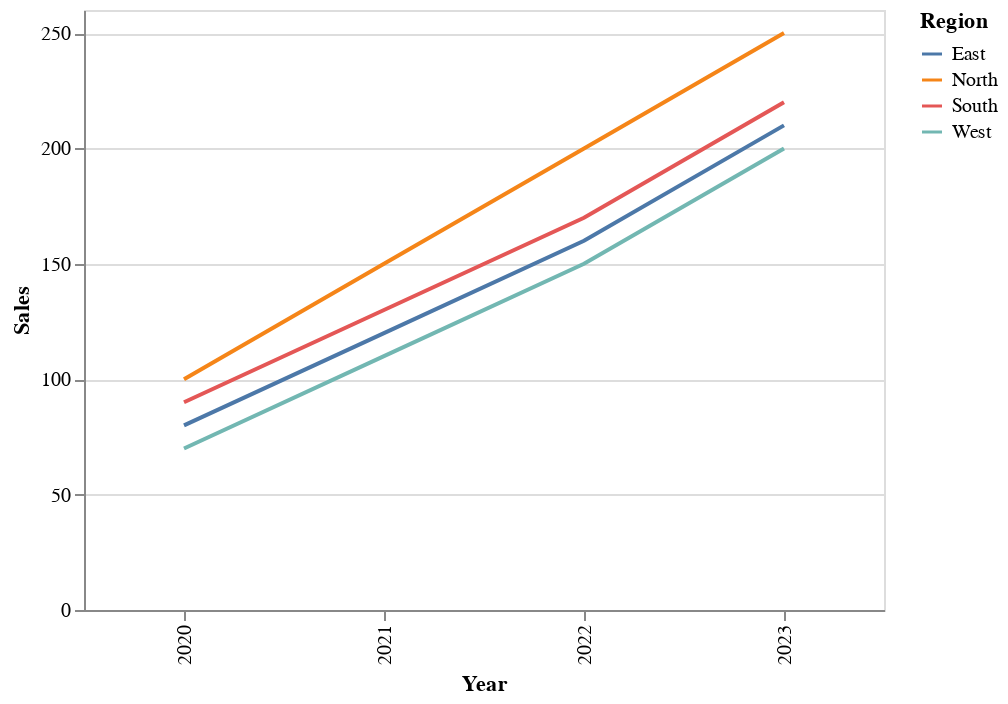

Notebook cell for this chart:
### Markdown cell above
## 5.2 Tidy Format (So Much Simpler)



A single command, no need to list the regions. Altair **automatically** creates multiple lines, coloring by `Region`.

### Code cell
chart_tidy = alt.Chart(tidy_df).mark_line().encode(
    x="Year:O",
    y="Sales:Q",
    color="Region:N"
).properties(
    width=400,
    height=300
).interactive()

chart_tidy

### Figure 1 — Vega-Lite specification as saved in the notebook (floating-point values rounded to 4 significant figures)
{"config": {"view": {"continuousWidth": 300, "continuousHeight": 300}}, "data": {"name": "data-6f6c8d1c283535f69472a98c822b4244"}, "mark": {"type": "line"}, "encoding": {"color": {"field": "Region", "type": "nominal"}, "x": {"field": "Year", "type": "ordinal"}, "y": {"field": "Sales", "type": "quantitative"}}, "height": 300, "params": [{"name": "param_1", "select": {"type": "interval", "encodings": ["x", "y"]}, "bind": "scales"}], "width": 400, "$schema": "https://vega.github.io/schema/vega-lite/v5.20.1.json", "datasets": {"data-6f6c8d1c283535f69472a98c822b4244": [{"Year": 2020, "Region": "North", "Sales": 100}, {"Year": 2021, "Region": "North", "Sales": 150}, {"Year": 2022, "Region": "North", "Sales": 200}, {"Year": 2023, "Region": "North", "Sales": 250}, {"Year": 2020, "Region": "South", "Sales": 90}, {"Year": 2021, "Region": "South", "Sales": 130}, {"Year": 2022, "Region": "South", "Sales": 170}, {"Year": 2023, "Region": "South", "Sales": 220}, {"Year": 2020, "Region": "East", "Sales": 80}, {"Year": 2021, "Region": "East", "Sales": 120}, {"Year": 2022, "Region": "East", "Sales": 160}, {"Year": 2023, "Region": "East", "Sales": 210}, {"Year": 2020, "Region": "West", "Sales": 70}, {"Year": 2021, "Region": "West", "Sales": 110}, {"Year": 2022, "Region": "West", "Sales": 150}, {"Year": 2023, "Region": "West", "Sales": 200}]}}
